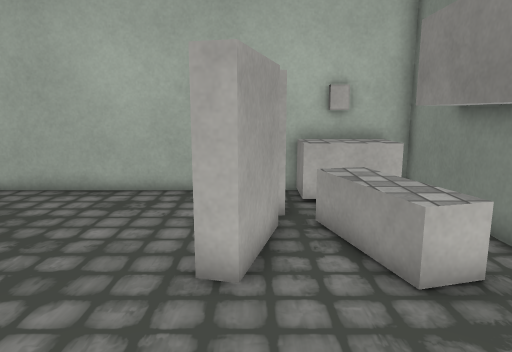
view 1 (above)

12 first-person views from a walk through a 3-D level made in the Unity game engine. The camera is 1.3 m above the floor, tilts 10° down and sees 70° across. The floor is counted in squares, 0.5 m on a side. Each view is taken from the middle of a square. On the plan, view 1 faces up. The plan holds only what a view shows up to about 20 squares ahead; the rest is blank. The place goes on beyond the plan. The player is left out. Some surface patterns are stand-ins.

view 2
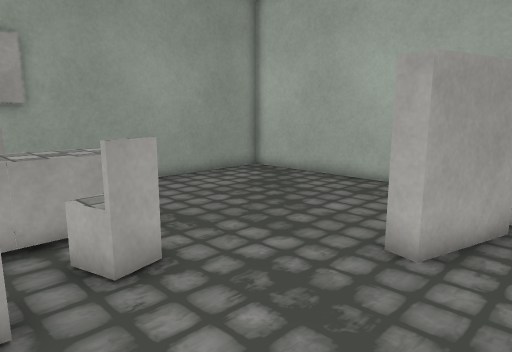

view 3
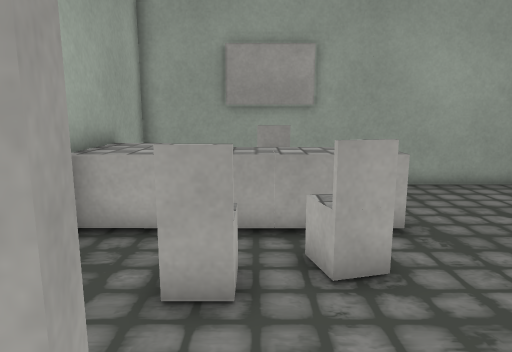

view 4
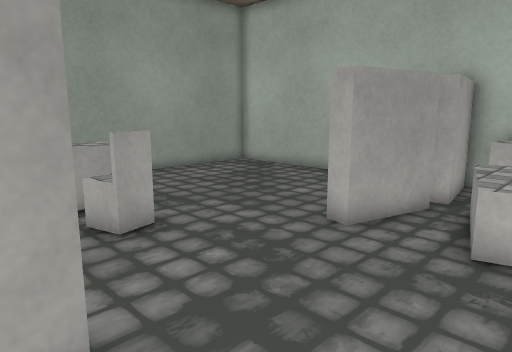

view 5
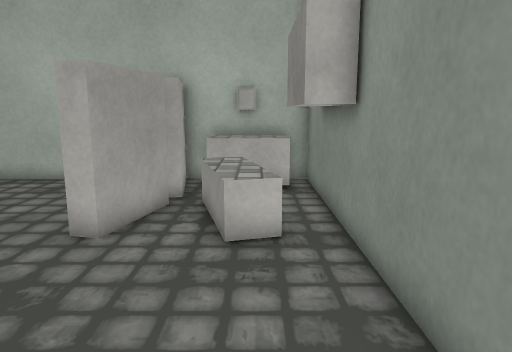

view 6
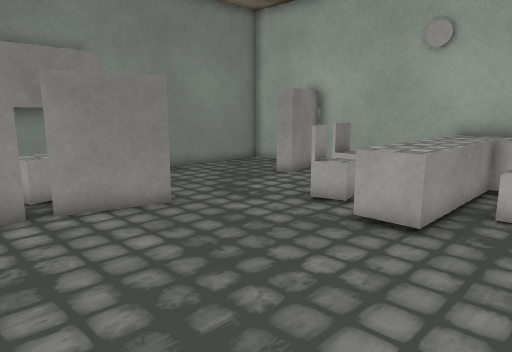

view 7
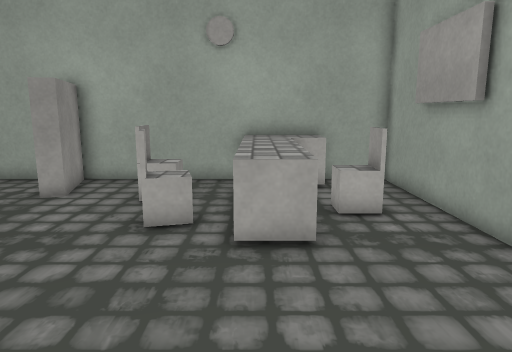

view 8
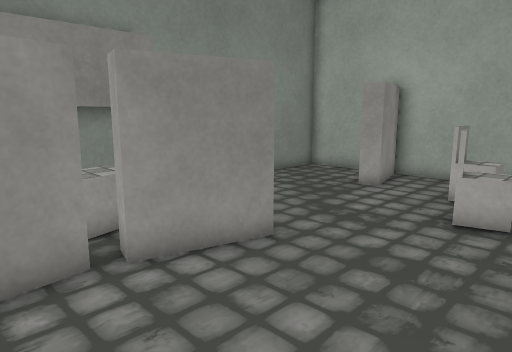

view 9
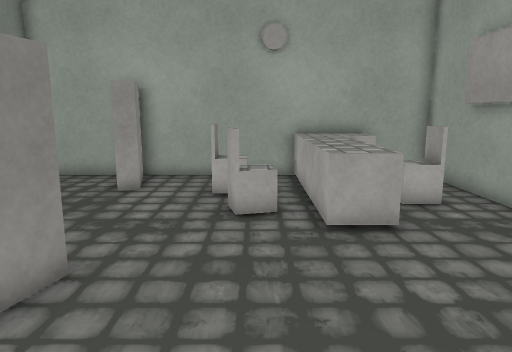

view 10
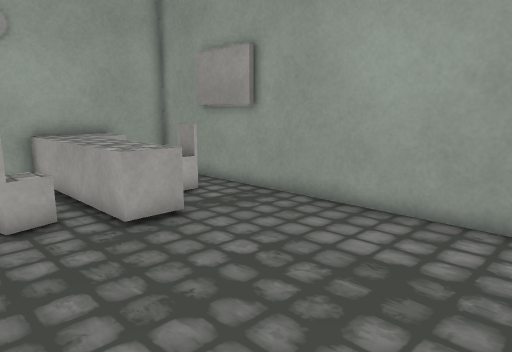

view 11
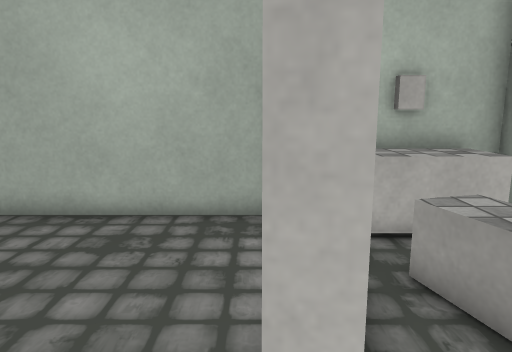

view 12
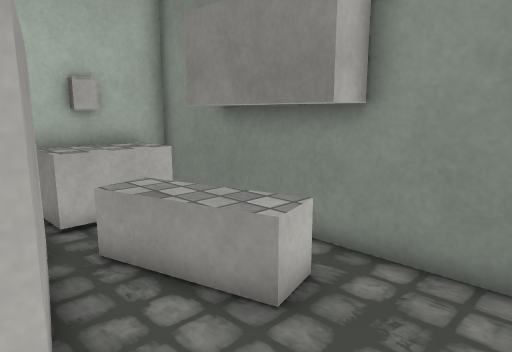

### Floor plan
Points are (right, up) in squares from view 1. A wall is a line through its corners. A room is listed if a view was taken in it or the views show most of it. See-through windows are left out.
Room 1 (views 1, 2, 3, 4, 5, 6, 7, 8, 9, 10, 11, 12)
walls: (-3.5, 2.2) (-3.2, 1.1); (-3.3, 1.1) (-3.6, 2); (0.5, 8.1) (-0.3, 5.2) (-1, 5.4) (-0.2, 8.3); (0, 8.9) (-0.2, 10.2); (-9.1, 0.6) (-9.1, 0); (-10.7, 2) (-10.7, -1.1); (-0.8, 12) (-11, 12) (-11, -4) (0.7, -4) (-0.1, -1.1) (0.6, -0.9) (0.8, -1.7); (1.7, -4) (5, -4) (5, 12) (0.3, 12) (0.7, 9)
objects: other object (-9, 0) to (-8, 1); other object (-8, -3) to (-6, -2); other object (-7, -1) to (-6, 0); other object (-7, 1) to (-6, 3); other object (-4, -1) to (-3, 0); other object (-4, 1) to (-4, 2); other object (1, 10) to (4, 11); other object (2, 5) to (3, 9); other object (4, 6) to (4, 7); other object (4, 8) to (4, 9)

Where each view was taken, in squares from view 1:
view 1: 0 up, 0 right, facing up
view 2: 1 down, 2 right, facing up-left
view 3: 0 up, 2 right, facing left
view 4: 2 down, 4 right, facing up-left
view 5: 2 down, 3 right, facing up
view 6: 11 up, 10 left, facing down-right
view 7: 10 up, 6 left, facing down
view 8: 11 up, 6 left, facing down-right
view 9: 11 up, 4 left, facing down
view 10: 11 up, 2 left, facing down-left
view 11: 3 up, 1 left, facing up
view 12: 2 up, 1 left, facing up-right
